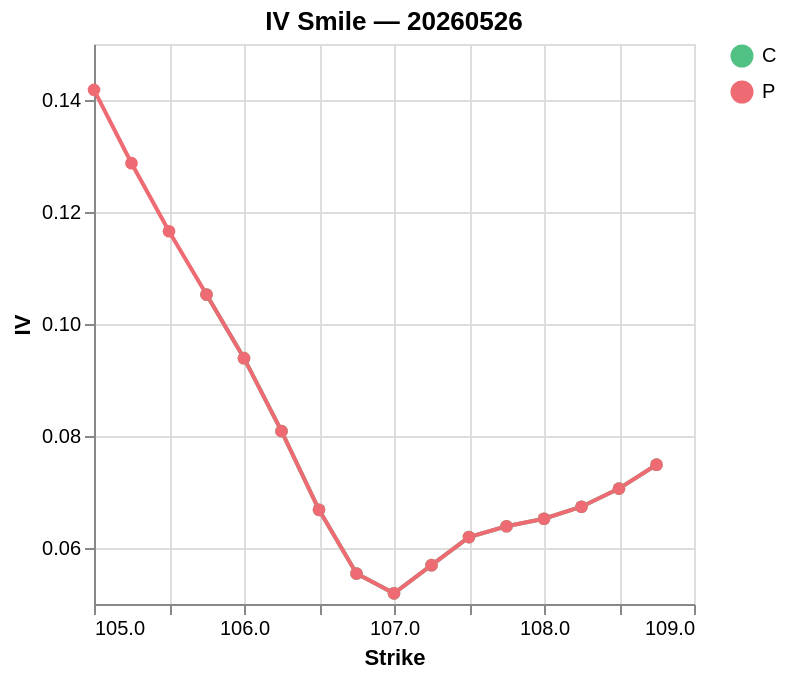
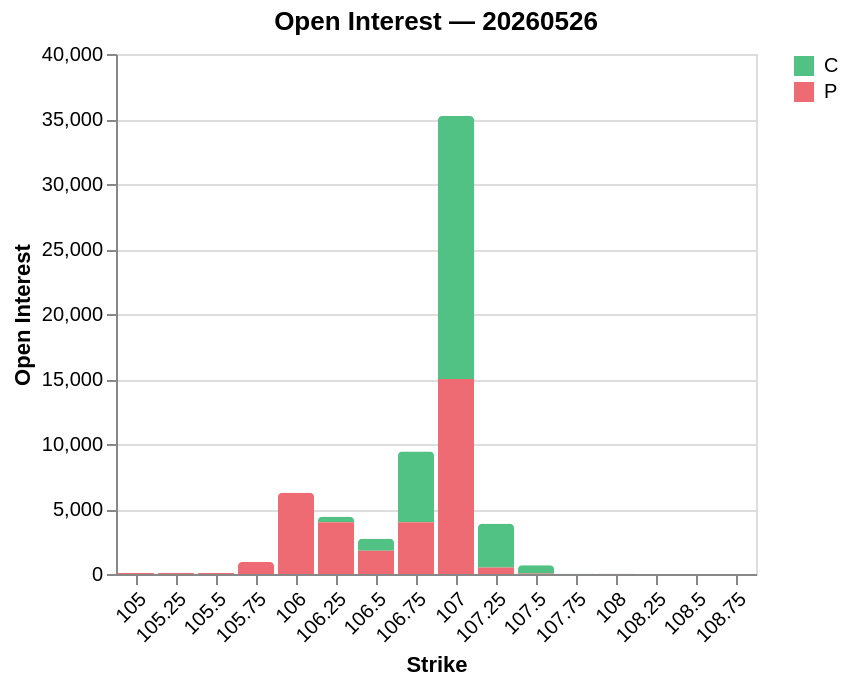

Notebook cell for these charts, in order:
### Code cell
# ── IV Smile + OI 柱状图 ──────────────────────────────────────────────────────
iv_chart = chart_iv_smile(snap, selected_exp)
if iv_chart:
    iv_chart.display()

oi_chart = chart_oi_bars(snap, selected_exp)
if oi_chart:
    oi_chart.display()

### Figure 1 — Vega-Lite specification as saved in the notebook (floating-point values rounded to 4 significant figures)
{"config": {"view": {"continuousWidth": 300, "continuousHeight": 300}}, "data": {"name": "data-d27c11f908af1337b151f8ab3b761524"}, "mark": {"type": "line", "point": {"size": 40}, "strokeWidth": 2}, "encoding": {"color": {"field": "right", "scale": {"domain": ["C", "P"], "range": ["#51c184", "#ef6b73"]}, "title": "", "type": "nominal"}, "tooltip": [{"field": "localSymbol", "type": "nominal"}, {"field": "strike", "type": "quantitative"}, {"field": "right", "type": "nominal"}, {"field": "iv", "type": "quantitative"}, {"field": "delta", "type": "quantitative"}, {"field": "bid", "type": "quantitative"}, {"field": "ask", "type": "quantitative"}], "x": {"field": "strike", "title": "Strike", "type": "quantitative"}, "y": {"field": "iv", "scale": {"zero": false}, "title": "IV", "type": "quantitative"}}, "height": 280, "title": "IV Smile — 20260526", "$schema": "https://vega.github.io/schema/vega-lite/v5.20.1.json", "datasets": {"data-d27c11f908af1337b151f8ab3b761524": [{"快照时间_北京时间": "2026-05-26 14:56:11", "距离到期天数": 0, "快照时间_UTC": "2026-05-26 06:56:11.348822+0000", "到期日": "20260526", "行权价": 105.8, "看涨看跌": "C", "买价": 1.219, "卖价": 1.234, "买卖中间价": 1.227, "最新成交价": null, "昨收价": 0.9141, "买量": 1.0, "卖量": 1.0, "未平仓量": null, "IB期权隐含波动率tick": 0.08454, "模型隐含波动率": 0.1053, "Delta": 0.9986, "Gamma": 0.01145, "Theta": -0.0001551, "Vega": 0.0002919, "模型期权价": 1.227, "模型标的价": 107.0, "expiration": "20260526", "strike": 105.8, "right": "C", "bid": 1.219, "ask": 1.234, "mid": 1.227, "last": null, "openInterest": null, "iv": 0.1053, "delta": 0.9986, "gamma": 0.01145, "theta": -0.0001551, "vega": 0.0002919}, {"快照时间_北京时间": "2026-05-26 14:56:11", "距离到期天数": 0, "快照时间_UTC": "2026-05-26 06:56:11.348822+0000", "到期日": "20260526", "行权价": 106.0, "看涨看跌": "C", "买价": 0.9688, "卖价": 0.9844, "买卖中间价": 0.9766, "最新成交价": null, "昨收价": 0.6719, "买量": 26.0, "卖量": 36.0, "未平仓量": null, "IB期权隐含波动率tick": 0.06652, "模型隐含波动率": 0.0939, "Delta": 0.996, "Gamma": 0.03176, "Theta": -0.0004437, "Vega": 0.0006786, "模型期权价": 0.977, "模型标的价": 107.0, "expiration": "20260526", "strike": 106.0, "right": "C", "bid": 0.9688, "ask": 0.9844, "mid": 0.9766, "last": null, "openInterest": null, "iv": 0.0939, "delta": 0.996, "gamma": 0.03176, "theta": -0.0004437, "vega": 0.0006786}, {"快照时间_北京时间": "2026-05-26 14:56:11", "距离到期天数": 0, "快照时间_UTC": "2026-05-26 06:56:11.348822+0000", "到期日": "20260526", "行权价": 106.2, "看涨看跌": "C", "买价": 0.7188, "卖价": 0.7344, "买卖中间价": 0.7266, "最新成交价": null, "昨收价": 0.4375, "买量": 36.0, "卖量": 36.0, "未平仓量": 417.0, "IB期权隐含波动率tick": 0.05053, "模型隐含波动率": 0.08087, "Delta": 0.9887, "Gamma": 0.09212, "Theta": -0.001236, "Vega": 0.001555, "模型期权价": 0.7278, "模型标的价": 107.0, "expiration": "20260526", "strike": 106.2, "right": "C", "bid": 0.7188, "ask": 0.7344, "mid": 0.7266, "last": null, "openInterest": 417.0, "iv": 0.08087, "delta": 0.9887, "gamma": 0.09212, "theta": -0.001236, "vega": 0.001555}, {"快照时间_北京时间": "2026-05-26 14:56:11", "距离到期天数": 0, "快照时间_UTC": "2026-05-26 06:56:11.348822+0000", "到期日": "20260526", "行权价": 106.5, "看涨看跌": "C", "买价": 0.4688, "卖价": 0.4844, "买卖中间价": 0.4766, "最新成交价": 0.5703, "昨收价": 0.2422, "买量": 61.0, "卖量": 1.0, "未平仓量": 904.0, "IB期权隐含波动率tick": 0.03308, "模型隐含波动率": 0.06681, "Delta": 0.9651, "Gamma": 0.2916, "Theta": -0.003655, "Vega": 0.00394, "模型期权价": 0.4802, "模型标的价": 107.0, "expiration": "20260526", "strike": 106.5, "right": "C", "bid": 0.4688, "ask": 0.4844, "mid": 0.4766, "last": 0.5703, "openInterest": 904.0, "iv": 0.06681, "delta": 0.9651, "gamma": 0.2916, "theta": -0.003655, "vega": 0.00394}, {"快照时间_北京时间": "2026-05-26 14:56:11", "距离到期天数": 0, "快照时间_UTC": "2026-05-26 06:56:11.348822+0000", "到期日": "20260526", "行权价": 106.8, "看涨看跌": "C", "买价": 0.2344, "卖价": 0.25, "买卖中间价": 0.2422, "最新成交价": null, "昨收价": 0.1094, "买量": 26.0, "卖量": 1.0, "未平仓量": 5448.0, "IB期权隐含波动率tick": 0.05348, "模型隐含波动率": 0.05544, "Delta": 0.8494, "Gamma": 1.067, "Theta": -0.01724, "Vega": 0.01025, "模型期权价": 0.2438, "模型标的价": 107.0, "expiration": "20260526", "strike": 106.8, "right": "C", "bid": 0.2344, "ask": 0.25, "mid": 0.2422, "last": null, "openInterest": 5448.0, "iv": 0.05544, "delta": 0.8494, "gamma": 1.067, "theta": -0.01724, "vega": 0.01025}, {"快照时间_北京时间": "2026-05-26 14:56:11", "距离到期天数": 0, "快照时间_UTC": "2026-05-26 06:56:11.348822+0000", "到期日": "20260526", "行权价": 107.0, "看涨看跌": "C", "买价": 0.0625, "卖价": 0.07812, "买卖中间价": 0.07031, "最新成交价": 0.07812, "昨收价": 0.03906, "买量": 33990.0, "卖量": 15360.0, "未平仓量": 20230.0, "IB期权隐含波动率tick": 0.05123, "模型隐含波动率": 0.0519, "Delta": 0.4551, "Gamma": 1.928, "Theta": -0.07124, "Vega": 0.0158, "模型期权价": 0.07124, "模型标的价": 107.0, "expiration": "20260526", "strike": 107.0, "right": "C", "bid": 0.0625, "ask": 0.07812, "mid": 0.07031, "last": 0.07812, "openInterest": 20230.0, "iv": 0.0519, "delta": 0.4551, "gamma": 1.928, "theta": -0.07124, "vega": 0.0158}, {"快照时间_北京时间": "2026-05-26 14:56:11", "距离到期天数": 0, "快照时间_UTC": "2026-05-26 06:56:11.348822+0000", "到期日": "20260526", "行权价": 107.2, "看涨看跌": "C", "买价": 0.007812, "卖价": 0.01562, "买卖中间价": 0.01172, "最新成交价": null, "昨收价": 0.007812, "买量": 23230.0, "卖量": 160300.0, "未平仓量": 3361.0, "IB期权隐含波动率tick": 0.05589, "模型隐含波动率": 0.05693, "Delta": 0.1127, "Gamma": 0.8508, "Theta": -0.01236, "Vega": 0.008603, "模型期权价": 0.01236, "模型标的价": 107.0, "expiration": "20260526", "strike": 107.2, "right": "C", "bid": 0.007812, "ask": 0.01562, "mid": 0.01172, "last": null, "openInterest": 3361.0, "iv": 0.05693, "delta": 0.1127, "gamma": 0.8508, "theta": -0.01236, "vega": 0.008603}, {"快照时间_北京时间": "2026-05-26 14:56:11", "距离到期天数": 0, "快照时间_UTC": "2026-05-26 06:56:11.348822+0000", "到期日": "20260526", "行权价": 107.5, "看涨看跌": "C", "买价": null, "卖价": 0.007812, "买卖中间价": null, "最新成交价": null, "昨收价": 0.007812, "买量": 0.0, "卖量": 2899.0, "未平仓量": 635.0, "IB期权隐含波动率tick": null, "模型隐含波动率": 0.06195, "Delta": 0.01667, "Gamma": 0.1683, "Theta": -0.001484, "Vega": 0.002262, "模型期权价": 0.001484, "模型标的价": 107.0, "expiration": "20260526", "strike": 107.5, "right": "C", "bid": null, "ask": 0.007812, "mid": null, "last": null, "openInterest": 635.0, "iv": 0.06195, "delta": 0.01667, "gamma": 0.1683, "theta": -0.001484, "vega": 0.002262}, {"快照时间_北京时间": "2026-05-26 14:56:11", "距离到期天数": 0, "快照时间_UTC": "2026-05-26 06:56:11.348822+0000", "到期日": "20260526", "行权价": 107.8, "看涨看跌": "C", "买价": null, "卖价": 0.007812, "买卖中间价": null, "最新成交价": null, "昨收价": 0.0, "买量": 0.0, "卖量": 159900.0, "未平仓量": 18.0, "IB期权隐含波动率tick": null, "模型隐含波动率": 0.06388, "Delta": 0.001087, "Gamma": 0.01429, "Theta": -7.758e-05, "Vega": 0.000295, "模型期权价": 7.758e-05, "模型标的价": 107.0, "expiration": "20260526", "strike": 107.8, "right": "C", "bid": null, "ask": 0.007812, "mid": null, "last": null, "openInterest": 18.0, "iv": 0.06388, "delta": 0.001087, "gamma": 0.01429, "theta": -7.758e-05, "vega": 0.000295}, {"快照时间_北京时间": "2026-05-26 14:56:11", "距离到期天数": 0, "快照时间_UTC": "2026-05-26 06:56:11.348822+0000", "到期日": "20260526", "行权价": 108.0, "看涨看跌": "C", "买价": null, "卖价": 0.007812, "买卖中间价": null, "最新成交价": null, "昨收价": 0.0, "买量": 0.0, "卖量": 317200.0, "未平仓量": 0.0, "IB期权隐含波动率tick": null, "模型隐含波动率": 0.06522, "Delta": 3.41e-05, "Gamma": 0.0005479, "Theta": -2.037e-06, "Vega": 1.903e-05, "模型期权价": 2.037e-06, "模型标的价": 107.0, "expiration": "20260526", "strike": 108.0, "right": "C", "bid": null, "ask": 0.007812, "mid": null, "last": null, "openInterest": 0.0, "iv": 0.06522, "delta": 3.41e-05, "gamma": 0.0005479, "theta": -2.037e-06, "vega": 1.903e-05}, {"快照时间_北京时间": "2026-05-26 14:56:11", "距离到期天数": 0, "快照时间_UTC": "2026-05-26 06:56:11.348822+0000", "到期日": "20260526", "行权价": 108.2, "看涨看跌": "C", "买价": null, "卖价": 0.007812, "买卖中间价": null, "最新成交价": null, "昨收价": 0.0, "买量": 0.0, "卖量": 354000.0, "未平仓量": 0.0, "IB期权隐含波动率tick": null, "模型隐含波动率": 0.06737, "Delta": 7.092e-07, "Gamma": 1.305e-05, "Theta": -3.747e-08, "Vega": 9.707e-07, "模型期权价": 3.747e-08, "模型标的价": 107.0, "expiration": "20260526", "strike": 108.2, "right": "C", "bid": null, "ask": 0.007812, "mid": null, "last": null, "openInterest": 0.0, "iv": 0.06737, "delta": 7.092e-07, "gamma": 1.305e-05, "theta": -3.747e-08, "vega": 9.707e-07}, {"快照时间_北京时间": "2026-05-26 14:56:11", "距离到期天数": 0, "快照时间_UTC": "2026-05-26 06:56:11.348822+0000", "到期日": "20260526", "行权价": 108.5, "看涨看跌": "C", "买价": null, "卖价": 0.007812, "买卖中间价": null, "最新成交价": null, "昨收价": 0.0, "买量": 0.0, "卖量": 360600.0, "未平仓量": 0.0, "IB期权隐含波动率tick": null, "模型隐含波动率": 0.0706, "Delta": 1.326e-08, "Gamma": 2.655e-07, "Theta": -6.489e-10, "Vega": 4.572e-08, "模型期权价": 6.489e-10, "模型标的价": 107.0, "expiration": "20260526", "strike": 108.5, "right": "C", "bid": null, "ask": 0.007812, "mid": null, "last": null, "openInterest": 0.0, "iv": 0.0706, "delta": 1.326e-08, "gamma": 2.655e-07, "theta": -6.489e-10, "vega": 4.572e-08}, {"快照时间_北京时间": "2026-05-26 14:56:11", "距离到期天数": 0, "快照时间_UTC": "2026-05-26 06:56:11.348822+0000", "到期日": "20260526", "行权价": 108.8, "看涨看跌": "C", "买价": null, "卖价": 0.007812, "买卖中间价": null, "最新成交价": null, "昨收价": 0.0, "买量": 0.0, "卖量": 360900.0, "未平仓量": 0.0, "IB期权隐含波动率tick": null, "模型隐含波动率": 0.07488, "Delta": 5.098e-10, "Gamma": 1.041e-08, "Theta": -2.457e-11, "Vega": 2.413e-09, "模型期权价": 2.457e-11, "模型标的价": 107.0, "expiration": "20260526", "strike": 108.8, "right": "C", "bid": null, "ask": 0.007812, "mid": null, "last": null, "openInterest": 0.0, "iv": 0.07488, "delta": 5.098e-10, "gamma": 1.041e-08, "theta": -2.457e-11, "vega": 2.413e-09}, {"快照时间_北京时间": "2026-05-26 14:56:11", "距离到期天数": 0, "快照时间_UTC": "2026-05-26 06:56:11.348822+0000", "到期日": "20260526", "行权价": 105.0, "看涨看跌": "P", "买价": null, "卖价": 0.007812, "买卖中间价": null, "最新成交价": null, "昨收价": 0.0, "买量": 0.0, "卖量": 355000.0, "未平仓量": 68.0, "IB期权隐含波动率tick": null, "模型隐含波动率": 0.1418, "Delta": -0.0001699, "Gamma": 0.001146, "Theta": -2.402e-05, "Vega": 4.276e-05, "模型期权价": 2.402e-05, "模型标的价": 107.0, "expiration": "20260526", "strike": 105.0, "right": "P", "bid": null, "ask": 0.007812, "mid": null, "last": null, "openInterest": 68.0, "iv": 0.1418, "delta": -0.0001699, "gamma": 0.001146, "theta": -2.402e-05, "vega": 4.276e-05}, {"快照时间_北京时间": "2026-05-26 14:56:11", "距离到期天数": 0, "快照时间_UTC": "2026-05-26 06:56:11.348822+0000", "到期日": "20260526", "行权价": 105.2, "看涨看跌": "P", "买价": null, "卖价": 0.007812, "买卖中间价": null, "最新成交价": null, "昨收价": 0.0, "买量": 0.0, "卖量": 373200.0, "未平仓量": 69.0, "IB期权隐含波动率tick": null, "模型隐含波动率": 0.1287, "Delta": -0.0002745, "Gamma": 0.001986, "Theta": -3.605e-05, "Vega": 7.072e-05, "模型期权价": 3.605e-05, "模型标的价": 107.0, "expiration": "20260526", "strike": 105.2, "right": "P", "bid": null, "ask": 0.007812, "mid": null, "last": null, "openInterest": 69.0, "iv": 0.1287, "delta": -0.0002745, "gamma": 0.001986, "theta": -3.605e-05, "vega": 7.072e-05}, {"快照时间_北京时间": "2026-05-26 14:56:11", "距离到期天数": 0, "快照时间_UTC": "2026-05-26 06:56:11.348822+0000", "到期日": "20260526", "行权价": 105.5, "看涨看跌": "P", "买价": null, "卖价": 0.007812, "买卖中间价": null, "最新成交价": null, "昨收价": 0.0, "买量": 0.0, "卖量": 376500.0, "未平仓量": 70.0, "IB期权隐含波动率tick": null, "模型隐含波动率": 0.1166, "Delta": -0.000569, "Gamma": 0.004318, "Theta": -7.088e-05, "Vega": 0.0001345, "模型期权价": 7.088e-05, "模型标的价": 107.0, "expiration": "20260526", "strike": 105.5, "right": "P", "bid": null, "ask": 0.007812, "mid": null, "last": null, "openInterest": 70.0, "iv": 0.1166, "delta": -0.000569, "gamma": 0.004318, "theta": -7.088e-05, "vega": 0.0001345}, {"快照时间_北京时间": "2026-05-26 14:56:11", "距离到期天数": 0, "快照时间_UTC": "2026-05-26 06:56:11.348822+0000", "到期日": "20260526", "行权价": 105.8, "看涨看跌": "P", "买价": null, "卖价": 0.007812, "买卖中间价": null, "最新成交价": null, "昨收价": 0.0, "买量": 0.0, "卖量": 375700.0, "未平仓量": 916.0, "IB期权隐含波动率tick": null, "模型隐含波动率": 0.1053, "Delta": -0.001461, "Gamma": 0.01134, "Theta": -0.0001762, "Vega": 0.0002959, "模型期权价": 0.0001762, "模型标的价": 107.0, "expiration": "20260526", "strike": 105.8, "right": "P", "bid": null, "ask": 0.007812, "mid": null, "last": null, "openInterest": 916.0, "iv": 0.1053, "delta": -0.001461, "gamma": 0.01134, "theta": -0.0001762, "vega": 0.0002959}, {"快照时间_北京时间": "2026-05-26 14:56:11", "距离到期天数": 0, "快照时间_UTC": "2026-05-26 06:56:11.348822+0000", "到期日": "20260526", "行权价": 106.0, "看涨看跌": "P", "买价": null, "卖价": 0.007812, "买卖中间价": null, "最新成交价": null, "昨收价": 0.007812, "买量": 0.0, "卖量": 366300.0, "未平仓量": 6259.0, "IB期权隐含波动率tick": null, "模型隐含波动率": 0.0939, "Delta": -0.003985, "Gamma": 0.03165, "Theta": -0.0004642, "Vega": 0.0006813, "模型期权价": 0.0004642, "模型标的价": 107.0, "expiration": "20260526", "strike": 106.0, "right": "P", "bid": null, "ask": 0.007812, "mid": null, "last": null, "openInterest": 6259.0, "iv": 0.0939, "delta": -0.003985, "gamma": 0.03165, "theta": -0.0004642, "vega": 0.0006813}, {"快照时间_北京时间": "2026-05-26 14:56:11", "距离到期天数": 0, "快照时间_UTC": "2026-05-26 06:56:11.348822+0000", "到期日": "20260526", "行权价": 106.2, "看涨看跌": "P", "买价": null, "卖价": 0.007812, "买卖中间价": null, "最新成交价": null, "昨收价": 0.03125, "买量": 0.0, "卖量": 334300.0, "未平仓量": 3990.0, "IB期权隐含波动率tick": null, "模型隐含波动率": 0.08087, "Delta": -0.01127, "Gamma": 0.09202, "Theta": -0.001254, "Vega": 0.001557, "模型期权价": 0.001254, "模型标的价": 107.0, "expiration": "20260526", "strike": 106.2, "right": "P", "bid": null, "ask": 0.007812, "mid": null, "last": null, "openInterest": 3990.0, "iv": 0.08087, "delta": -0.01127, "gamma": 0.09202, "theta": -0.001254, "vega": 0.001557}, {"快照时间_北京时间": "2026-05-26 14:56:11", "距离到期天数": 0, "快照时间_UTC": "2026-05-26 06:56:11.348822+0000", "到期日": "20260526", "行权价": 106.5, "看涨看跌": "P", "买价": null, "卖价": 0.007812, "买卖中间价": null, "最新成交价": null, "昨收价": 0.08594, "买量": 0.0, "卖量": 9931.0, "未平仓量": 1798.0, "IB期权隐含波动率tick": null, "模型隐含波动率": 0.06681, "Delta": -0.03488, "Gamma": 0.2917, "Theta": -0.003674, "Vega": 0.003945, "模型期权价": 0.003674, "模型标的价": 107.0, "expiration": "20260526", "strike": 106.5, "right": "P", "bid": null, "ask": 0.007812, "mid": null, "last": null, "openInterest": 1798.0, "iv": 0.06681, "delta": -0.03488, "gamma": 0.2917, "theta": -0.003674, "vega": 0.003945}, {"快照时间_北京时间": "2026-05-26 14:56:11", "距离到期天数": 0, "快照时间_UTC": "2026-05-26 06:56:11.348822+0000", "到期日": "20260526", "行权价": 106.8, "看涨看跌": "P", "买价": 0.007812, "卖价": 0.02344, "买卖中间价": 0.01562, "最新成交价": 0.01562, "昨收价": 0.1953, "买量": 343000.0, "卖量": 261100.0, "未平仓量": 3979.0, "IB期权隐含波动率tick": 0.05347, "模型隐含波动率": 0.05544, "Delta": -0.1506, "Gamma": 1.066, "Theta": -0.01724, "Vega": 0.01025, "模型期权价": 0.01724, "模型标的价": 107.0, "expiration": "20260526", "strike": 106.8, "right": "P", "bid": 0.007812, "ask": 0.02344, "mid": 0.01562, "last": 0.01562, "openInterest": 3979.0, "iv": 0.05544, "delta": -0.1506, "gamma": 1.066, "theta": -0.01724, "vega": 0.01025}, {"快照时间_北京时间": "2026-05-26 14:56:11", "距离到期天数": 0, "快照时间_UTC": "2026-05-26 06:56:11.348822+0000", "到期日": "20260526", "行权价": 107.0, "看涨看跌": "P", "买价": 0.08594, "卖价": 0.1016, "买卖中间价": 0.09375, "最新成交价": 0.1016, "昨收价": 0.375, "买量": 1586.0, "卖量": 2025.0, "未平仓量": 15000.0, "IB期权隐含波动率tick": 0.05123, "模型隐含波动率": 0.0519, "Delta": -0.5448, "Gamma": 1.928, "Theta": -0.07124, "Vega": 0.0158, "模型期权价": 0.09468, "模型标的价": 107.0, "expiration": "20260526", "strike": 107.0, "right": "P", "bid": 0.08594, "ask": 0.1016, "mid": 0.09375, "last": 0.1016, "openInterest": 15000.0, "iv": 0.0519, "delta": -0.5448, "gamma": 1.928, "theta": -0.07124, "vega": 0.0158}, {"快照时间_北京时间": "2026-05-26 14:56:11", "距离到期天数": 0, "快照时间_UTC": "2026-05-26 06:56:11.348822+0000", "到期日": "20260526", "行权价": 107.2, "看涨看跌": "P", "买价": 0.2734, "卖价": 0.2969, "买卖中间价": 0.2852, "最新成交价": 0.2891, "昨收价": 0.5938, "买量": 127.0, "卖量": 602.0, "未平仓量": 505.0, "IB期权隐含波动率tick": 0.05598, "模型隐含波动率": 0.05693, "Delta": -0.8873, "Gamma": 0.8509, "Theta": -0.01235, "Vega": 0.008603, "模型期权价": 0.2858, "模型标的价": 107.0, "expiration": "20260526", "strike": 107.2, "right": "P", "bid": 0.2734, "ask": 0.2969, "mid": 0.2852, "last": 0.2891, "openInterest": 505.0, "iv": 0.05693, "delta": -0.8873, "gamma": 0.8509, "theta": -0.01235, "vega": 0.008603}, {"快照时间_北京时间": "2026-05-26 14:56:11", "距离到期天数": 0, "快照时间_UTC": "2026-05-26 06:56:11.348822+0000", "到期日": "20260526", "行权价": 107.5, "看涨看跌": "P", "买价": 0.5156, "卖价": 0.5391, "买卖中间价": 0.5273, "最新成交价": null, "昨收价": 0.8359, "买量": 36.0, "卖量": 61.0, "未平仓量": 45.0, "IB期权隐含波动率tick": 0.0361, "模型隐含波动率": 0.06195, "Delta": -0.9833, "Gamma": 0.1684, "Theta": -0.00147, "Vega": 0.002261, "模型期权价": 0.5249, "模型标的价": 107.0, "expiration": "20260526", "strike": 107.5, "right": "P", "bid": 0.5156, "ask": 0.5391, "mid": 0.5273, "last": null, "openInterest": 45.0, "iv": 0.06195, "delta": -0.9833, "gamma": 0.1684, "theta": -0.00147, "vega": 0.002261}, {"快照时间_北京时间": "2026-05-26 14:56:11", "距离到期天数": 0, "快照时间_UTC": "2026-05-26 06:56:11.348822+0000", "到期日": "20260526", "行权价": 107.8, "看涨看跌": "P", "买价": 0.7656, "卖价": 0.7812, "买卖中间价": 0.7734, "最新成交价": null, "昨收价": 1.086, "买量": 36.0, "卖量": 1.0, "未平仓量": 1.0, "IB期权隐含波动率tick": 0.05325, "模型隐含波动率": 0.06388, "Delta": -0.9989, "Gamma": 0.01446, "Theta": -6.529e-05, "Vega": 0.000291, "模型期权价": 0.7735, "模型标的价": 107.0, "expiration": "20260526", "strike": 107.8, "right": "P", "bid": 0.7656, "ask": 0.7812, "mid": 0.7734, "last": null, "openInterest": 1.0, "iv": 0.06388, "delta": -0.9989, "gamma": 0.01446, "theta": -6.529e-05, "vega": 0.000291}, {"快照时间_北京时间": "2026-05-26 14:56:11", "距离到期天数": 0, "快照时间_UTC": "2026-05-26 06:56:11.349823+0000", "到期日": "20260526", "行权价": 108.0, "看涨看跌": "P", "买价": 1.016, "卖价": 1.031, "买卖中间价": 1.023, "最新成交价": null, "昨收价": 1.336, "买量": 36.0, "卖量": 26.0, "未平仓量": 26.0, "IB期权隐含波动率tick": 0.06527, "模型隐含波动率": 0.06522, "Delta": -1.0, "Gamma": 3.807e-12, "Theta": -0.0, "Vega": 1.065e-05, "模型期权价": 1.023, "模型标的价": 107.0, "expiration": "20260526", "strike": 108.0, "right": "P", "bid": 1.016, "ask": 1.031, "mid": 1.023, "last": null, "openInterest": 26.0, "iv": 0.06522, "delta": -1.0, "gamma": 3.807e-12, "theta": -0.0, "vega": 1.065e-05}, {"快照时间_北京时间": "2026-05-26 14:56:11", "距离到期天数": 0, "快照时间_UTC": "2026-05-26 06:56:11.349823+0000", "到期日": "20260526", "行权价": 108.2, "看涨看跌": "P", "买价": 1.266, "卖价": 1.281, "买卖中间价": 1.273, "最新成交价": null, "昨收价": 1.586, "买量": 1.0, "卖量": 1.0, "未平仓量": 3.0, "IB期权隐含波动率tick": 0.06744, "模型隐含波动率": 0.06737, "Delta": -1.0, "Gamma": 9.306e-13, "Theta": -0.0, "Vega": 1.563e-13, "模型期权价": 1.273, "模型标的价": 107.0, "expiration": "20260526", "strike": 108.2, "right": "P", "bid": 1.266, "ask": 1.281, "mid": 1.273, "last": null, "openInterest": 3.0, "iv": 0.06737, "delta": -1.0, "gamma": 9.306e-13, "theta": -0.0, "vega": 1.563e-13}, {"快照时间_北京时间": "2026-05-26 14:56:11", "距离到期天数": 0, "快照时间_UTC": "2026-05-26 06:56:11.349823+0000", "到期日": "20260526", "行权价": 108.5, "看涨看跌": "P", "买价": 1.516, "卖价": 1.531, "买卖中间价": 1.523, "最新成交价": null, "昨收价": 1.836, "买量": 1.0, "卖量": 1.0, "未平仓量": 3.0, "IB期权隐含波动率tick": 0.07064, "模型隐含波动率": 0.0706, "Delta": -1.0, "Gamma": -3.248e-12, "Theta": -3.268e-13, "Vega": -1.99e-13, "模型期权价": 1.523, "模型标的价": 107.0, "expiration": "20260526", "strike": 108.5, "right": "P", "bid": 1.516, "ask": 1.531, "mid": 1.523, "last": null, "openInterest": 3.0, "iv": 0.0706, "delta": -1.0, "gamma": -3.248e-12, "theta": -3.268e-13, "vega": -1.99e-13}, {"快照时间_北京时间": "2026-05-26 14:56:11", "距离到期天数": 0, "快照时间_UTC": "2026-05-26 06:56:11.349823+0000", "到期日": "20260526", "行权价": 108.8, "看涨看跌": "P", "买价": 1.766, "卖价": 1.781, "买卖中间价": 1.773, "最新成交价": null, "昨收价": 2.086, "买量": 1.0, "卖量": 1.0, "未平仓量": 0.0, "IB期权隐含波动率tick": 0.0749, "模型隐含波动率": 0.07488, "Delta": -1.0, "Gamma": -2.386e-12, "Theta": -0.0, "Vega": 2.416e-13, "模型期权价": 1.773, "模型标的价": 107.0, "expiration": "20260526", "strike": 108.8, "right": "P", "bid": 1.766, "ask": 1.781, "mid": 1.773, "last": null, "openInterest": 0.0, "iv": 0.07488, "delta": -1.0, "gamma": -2.386e-12, "theta": -0.0, "vega": 2.416e-13}]}}

### Figure 2 — Vega-Lite specification as saved in the notebook (floating-point values rounded to 4 significant figures)
{"config": {"view": {"continuousWidth": 300, "continuousHeight": 300}}, "data": {"name": "data-20306898f0e911cdc2a39b200780192b"}, "mark": {"type": "bar", "cornerRadiusTopLeft": 2, "cornerRadiusTopRight": 2}, "encoding": {"color": {"field": "right", "scale": {"domain": ["C", "P"], "range": ["#51c184", "#ef6b73"]}, "title": "", "type": "nominal"}, "tooltip": [{"field": "strike", "type": "quantitative"}, {"field": "right", "type": "nominal"}, {"field": "openInterest", "type": "quantitative"}, {"field": "iv", "type": "quantitative"}, {"field": "delta", "type": "quantitative"}], "x": {"axis": {"labelAngle": -45}, "field": "strike", "title": "Strike", "type": "ordinal"}, "y": {"field": "openInterest", "title": "Open Interest", "type": "quantitative"}}, "height": 260, "title": "Open Interest — 20260526", "$schema": "https://vega.github.io/schema/vega-lite/v5.20.1.json", "datasets": {"data-20306898f0e911cdc2a39b200780192b": [{"快照时间_北京时间": "2026-05-26 14:56:11", "距离到期天数": 0, "快照时间_UTC": "2026-05-26 06:56:11.348822+0000", "到期日": "20260526", "行权价": 105.0, "看涨看跌": "C", "买价": 1.969, "卖价": 1.984, "买卖中间价": 1.977, "最新成交价": null, "昨收价": 1.664, "买量": 1.0, "卖量": 1.0, "未平仓量": 9.0, "IB期权隐含波动率tick": null, "模型隐含波动率": null, "Delta": null, "Gamma": null, "Theta": null, "Vega": null, "模型期权价": null, "模型标的价": null, "expiration": "20260526", "strike": 105.0, "right": "C", "bid": 1.969, "ask": 1.984, "mid": 1.977, "last": null, "openInterest": 9.0, "iv": null, "delta": null, "gamma": null, "theta": null, "vega": null}, {"快照时间_北京时间": "2026-05-26 14:56:11", "距离到期天数": 0, "快照时间_UTC": "2026-05-26 06:56:11.348822+0000", "到期日": "20260526", "行权价": 105.2, "看涨看跌": "C", "买价": 1.719, "卖价": 1.734, "买卖中间价": 1.727, "最新成交价": null, "昨收价": 1.414, "买量": 1.0, "卖量": 1.0, "未平仓量": 16.0, "IB期权隐含波动率tick": null, "模型隐含波动率": null, "Delta": null, "Gamma": null, "Theta": null, "Vega": null, "模型期权价": null, "模型标的价": null, "expiration": "20260526", "strike": 105.2, "right": "C", "bid": 1.719, "ask": 1.734, "mid": 1.727, "last": null, "openInterest": 16.0, "iv": null, "delta": null, "gamma": null, "theta": null, "vega": null}, {"快照时间_北京时间": "2026-05-26 14:56:11", "距离到期天数": 0, "快照时间_UTC": "2026-05-26 06:56:11.348822+0000", "到期日": "20260526", "行权价": 106.2, "看涨看跌": "C", "买价": 0.7188, "卖价": 0.7344, "买卖中间价": 0.7266, "最新成交价": null, "昨收价": 0.4375, "买量": 36.0, "卖量": 36.0, "未平仓量": 417.0, "IB期权隐含波动率tick": 0.05053, "模型隐含波动率": 0.08087, "Delta": 0.9887, "Gamma": 0.09212, "Theta": -0.001236, "Vega": 0.001555, "模型期权价": 0.7278, "模型标的价": 107.0, "expiration": "20260526", "strike": 106.2, "right": "C", "bid": 0.7188, "ask": 0.7344, "mid": 0.7266, "last": null, "openInterest": 417.0, "iv": 0.08087, "delta": 0.9887, "gamma": 0.09212, "theta": -0.001236, "vega": 0.001555}, {"快照时间_北京时间": "2026-05-26 14:56:11", "距离到期天数": 0, "快照时间_UTC": "2026-05-26 06:56:11.348822+0000", "到期日": "20260526", "行权价": 106.5, "看涨看跌": "C", "买价": 0.4688, "卖价": 0.4844, "买卖中间价": 0.4766, "最新成交价": 0.5703, "昨收价": 0.2422, "买量": 61.0, "卖量": 1.0, "未平仓量": 904.0, "IB期权隐含波动率tick": 0.03308, "模型隐含波动率": 0.06681, "Delta": 0.9651, "Gamma": 0.2916, "Theta": -0.003655, "Vega": 0.00394, "模型期权价": 0.4802, "模型标的价": 107.0, "expiration": "20260526", "strike": 106.5, "right": "C", "bid": 0.4688, "ask": 0.4844, "mid": 0.4766, "last": 0.5703, "openInterest": 904.0, "iv": 0.06681, "delta": 0.9651, "gamma": 0.2916, "theta": -0.003655, "vega": 0.00394}, {"快照时间_北京时间": "2026-05-26 14:56:11", "距离到期天数": 0, "快照时间_UTC": "2026-05-26 06:56:11.348822+0000", "到期日": "20260526", "行权价": 106.8, "看涨看跌": "C", "买价": 0.2344, "卖价": 0.25, "买卖中间价": 0.2422, "最新成交价": null, "昨收价": 0.1094, "买量": 26.0, "卖量": 1.0, "未平仓量": 5448.0, "IB期权隐含波动率tick": 0.05348, "模型隐含波动率": 0.05544, "Delta": 0.8494, "Gamma": 1.067, "Theta": -0.01724, "Vega": 0.01025, "模型期权价": 0.2438, "模型标的价": 107.0, "expiration": "20260526", "strike": 106.8, "right": "C", "bid": 0.2344, "ask": 0.25, "mid": 0.2422, "last": null, "openInterest": 5448.0, "iv": 0.05544, "delta": 0.8494, "gamma": 1.067, "theta": -0.01724, "vega": 0.01025}, {"快照时间_北京时间": "2026-05-26 14:56:11", "距离到期天数": 0, "快照时间_UTC": "2026-05-26 06:56:11.348822+0000", "到期日": "20260526", "行权价": 107.0, "看涨看跌": "C", "买价": 0.0625, "卖价": 0.07812, "买卖中间价": 0.07031, "最新成交价": 0.07812, "昨收价": 0.03906, "买量": 33990.0, "卖量": 15360.0, "未平仓量": 20230.0, "IB期权隐含波动率tick": 0.05123, "模型隐含波动率": 0.0519, "Delta": 0.4551, "Gamma": 1.928, "Theta": -0.07124, "Vega": 0.0158, "模型期权价": 0.07124, "模型标的价": 107.0, "expiration": "20260526", "strike": 107.0, "right": "C", "bid": 0.0625, "ask": 0.07812, "mid": 0.07031, "last": 0.07812, "openInterest": 20230.0, "iv": 0.0519, "delta": 0.4551, "gamma": 1.928, "theta": -0.07124, "vega": 0.0158}, {"快照时间_北京时间": "2026-05-26 14:56:11", "距离到期天数": 0, "快照时间_UTC": "2026-05-26 06:56:11.348822+0000", "到期日": "20260526", "行权价": 107.2, "看涨看跌": "C", "买价": 0.007812, "卖价": 0.01562, "买卖中间价": 0.01172, "最新成交价": null, "昨收价": 0.007812, "买量": 23230.0, "卖量": 160300.0, "未平仓量": 3361.0, "IB期权隐含波动率tick": 0.05589, "模型隐含波动率": 0.05693, "Delta": 0.1127, "Gamma": 0.8508, "Theta": -0.01236, "Vega": 0.008603, "模型期权价": 0.01236, "模型标的价": 107.0, "expiration": "20260526", "strike": 107.2, "right": "C", "bid": 0.007812, "ask": 0.01562, "mid": 0.01172, "last": null, "openInterest": 3361.0, "iv": 0.05693, "delta": 0.1127, "gamma": 0.8508, "theta": -0.01236, "vega": 0.008603}, {"快照时间_北京时间": "2026-05-26 14:56:11", "距离到期天数": 0, "快照时间_UTC": "2026-05-26 06:56:11.348822+0000", "到期日": "20260526", "行权价": 107.5, "看涨看跌": "C", "买价": null, "卖价": 0.007812, "买卖中间价": null, "最新成交价": null, "昨收价": 0.007812, "买量": 0.0, "卖量": 2899.0, "未平仓量": 635.0, "IB期权隐含波动率tick": null, "模型隐含波动率": 0.06195, "Delta": 0.01667, "Gamma": 0.1683, "Theta": -0.001484, "Vega": 0.002262, "模型期权价": 0.001484, "模型标的价": 107.0, "expiration": "20260526", "strike": 107.5, "right": "C", "bid": null, "ask": 0.007812, "mid": null, "last": null, "openInterest": 635.0, "iv": 0.06195, "delta": 0.01667, "gamma": 0.1683, "theta": -0.001484, "vega": 0.002262}, {"快照时间_北京时间": "2026-05-26 14:56:11", "距离到期天数": 0, "快照时间_UTC": "2026-05-26 06:56:11.348822+0000", "到期日": "20260526", "行权价": 107.8, "看涨看跌": "C", "买价": null, "卖价": 0.007812, "买卖中间价": null, "最新成交价": null, "昨收价": 0.0, "买量": 0.0, "卖量": 159900.0, "未平仓量": 18.0, "IB期权隐含波动率tick": null, "模型隐含波动率": 0.06388, "Delta": 0.001087, "Gamma": 0.01429, "Theta": -7.758e-05, "Vega": 0.000295, "模型期权价": 7.758e-05, "模型标的价": 107.0, "expiration": "20260526", "strike": 107.8, "right": "C", "bid": null, "ask": 0.007812, "mid": null, "last": null, "openInterest": 18.0, "iv": 0.06388, "delta": 0.001087, "gamma": 0.01429, "theta": -7.758e-05, "vega": 0.000295}, {"快照时间_北京时间": "2026-05-26 14:56:11", "距离到期天数": 0, "快照时间_UTC": "2026-05-26 06:56:11.348822+0000", "到期日": "20260526", "行权价": 108.0, "看涨看跌": "C", "买价": null, "卖价": 0.007812, "买卖中间价": null, "最新成交价": null, "昨收价": 0.0, "买量": 0.0, "卖量": 317200.0, "未平仓量": 0.0, "IB期权隐含波动率tick": null, "模型隐含波动率": 0.06522, "Delta": 3.41e-05, "Gamma": 0.0005479, "Theta": -2.037e-06, "Vega": 1.903e-05, "模型期权价": 2.037e-06, "模型标的价": 107.0, "expiration": "20260526", "strike": 108.0, "right": "C", "bid": null, "ask": 0.007812, "mid": null, "last": null, "openInterest": 0.0, "iv": 0.06522, "delta": 3.41e-05, "gamma": 0.0005479, "theta": -2.037e-06, "vega": 1.903e-05}, {"快照时间_北京时间": "2026-05-26 14:56:11", "距离到期天数": 0, "快照时间_UTC": "2026-05-26 06:56:11.348822+0000", "到期日": "20260526", "行权价": 108.2, "看涨看跌": "C", "买价": null, "卖价": 0.007812, "买卖中间价": null, "最新成交价": null, "昨收价": 0.0, "买量": 0.0, "卖量": 354000.0, "未平仓量": 0.0, "IB期权隐含波动率tick": null, "模型隐含波动率": 0.06737, "Delta": 7.092e-07, "Gamma": 1.305e-05, "Theta": -3.747e-08, "Vega": 9.707e-07, "模型期权价": 3.747e-08, "模型标的价": 107.0, "expiration": "20260526", "strike": 108.2, "right": "C", "bid": null, "ask": 0.007812, "mid": null, "last": null, "openInterest": 0.0, "iv": 0.06737, "delta": 7.092e-07, "gamma": 1.305e-05, "theta": -3.747e-08, "vega": 9.707e-07}, {"快照时间_北京时间": "2026-05-26 14:56:11", "距离到期天数": 0, "快照时间_UTC": "2026-05-26 06:56:11.348822+0000", "到期日": "20260526", "行权价": 108.5, "看涨看跌": "C", "买价": null, "卖价": 0.007812, "买卖中间价": null, "最新成交价": null, "昨收价": 0.0, "买量": 0.0, "卖量": 360600.0, "未平仓量": 0.0, "IB期权隐含波动率tick": null, "模型隐含波动率": 0.0706, "Delta": 1.326e-08, "Gamma": 2.655e-07, "Theta": -6.489e-10, "Vega": 4.572e-08, "模型期权价": 6.489e-10, "模型标的价": 107.0, "expiration": "20260526", "strike": 108.5, "right": "C", "bid": null, "ask": 0.007812, "mid": null, "last": null, "openInterest": 0.0, "iv": 0.0706, "delta": 1.326e-08, "gamma": 2.655e-07, "theta": -6.489e-10, "vega": 4.572e-08}, {"快照时间_北京时间": "2026-05-26 14:56:11", "距离到期天数": 0, "快照时间_UTC": "2026-05-26 06:56:11.348822+0000", "到期日": "20260526", "行权价": 108.8, "看涨看跌": "C", "买价": null, "卖价": 0.007812, "买卖中间价": null, "最新成交价": null, "昨收价": 0.0, "买量": 0.0, "卖量": 360900.0, "未平仓量": 0.0, "IB期权隐含波动率tick": null, "模型隐含波动率": 0.07488, "Delta": 5.098e-10, "Gamma": 1.041e-08, "Theta": -2.457e-11, "Vega": 2.413e-09, "模型期权价": 2.457e-11, "模型标的价": 107.0, "expiration": "20260526", "strike": 108.8, "right": "C", "bid": null, "ask": 0.007812, "mid": null, "last": null, "openInterest": 0.0, "iv": 0.07488, "delta": 5.098e-10, "gamma": 1.041e-08, "theta": -2.457e-11, "vega": 2.413e-09}, {"快照时间_北京时间": "2026-05-26 14:56:11", "距离到期天数": 0, "快照时间_UTC": "2026-05-26 06:56:11.348822+0000", "到期日": "20260526", "行权价": 105.0, "看涨看跌": "P", "买价": null, "卖价": 0.007812, "买卖中间价": null, "最新成交价": null, "昨收价": 0.0, "买量": 0.0, "卖量": 355000.0, "未平仓量": 68.0, "IB期权隐含波动率tick": null, "模型隐含波动率": 0.1418, "Delta": -0.0001699, "Gamma": 0.001146, "Theta": -2.402e-05, "Vega": 4.276e-05, "模型期权价": 2.402e-05, "模型标的价": 107.0, "expiration": "20260526", "strike": 105.0, "right": "P", "bid": null, "ask": 0.007812, "mid": null, "last": null, "openInterest": 68.0, "iv": 0.1418, "delta": -0.0001699, "gamma": 0.001146, "theta": -2.402e-05, "vega": 4.276e-05}, {"快照时间_北京时间": "2026-05-26 14:56:11", "距离到期天数": 0, "快照时间_UTC": "2026-05-26 06:56:11.348822+0000", "到期日": "20260526", "行权价": 105.2, "看涨看跌": "P", "买价": null, "卖价": 0.007812, "买卖中间价": null, "最新成交价": null, "昨收价": 0.0, "买量": 0.0, "卖量": 373200.0, "未平仓量": 69.0, "IB期权隐含波动率tick": null, "模型隐含波动率": 0.1287, "Delta": -0.0002745, "Gamma": 0.001986, "Theta": -3.605e-05, "Vega": 7.072e-05, "模型期权价": 3.605e-05, "模型标的价": 107.0, "expiration": "20260526", "strike": 105.2, "right": "P", "bid": null, "ask": 0.007812, "mid": null, "last": null, "openInterest": 69.0, "iv": 0.1287, "delta": -0.0002745, "gamma": 0.001986, "theta": -3.605e-05, "vega": 7.072e-05}, {"快照时间_北京时间": "2026-05-26 14:56:11", "距离到期天数": 0, "快照时间_UTC": "2026-05-26 06:56:11.348822+0000", "到期日": "20260526", "行权价": 105.5, "看涨看跌": "P", "买价": null, "卖价": 0.007812, "买卖中间价": null, "最新成交价": null, "昨收价": 0.0, "买量": 0.0, "卖量": 376500.0, "未平仓量": 70.0, "IB期权隐含波动率tick": null, "模型隐含波动率": 0.1166, "Delta": -0.000569, "Gamma": 0.004318, "Theta": -7.088e-05, "Vega": 0.0001345, "模型期权价": 7.088e-05, "模型标的价": 107.0, "expiration": "20260526", "strike": 105.5, "right": "P", "bid": null, "ask": 0.007812, "mid": null, "last": null, "openInterest": 70.0, "iv": 0.1166, "delta": -0.000569, "gamma": 0.004318, "theta": -7.088e-05, "vega": 0.0001345}, {"快照时间_北京时间": "2026-05-26 14:56:11", "距离到期天数": 0, "快照时间_UTC": "2026-05-26 06:56:11.348822+0000", "到期日": "20260526", "行权价": 105.8, "看涨看跌": "P", "买价": null, "卖价": 0.007812, "买卖中间价": null, "最新成交价": null, "昨收价": 0.0, "买量": 0.0, "卖量": 375700.0, "未平仓量": 916.0, "IB期权隐含波动率tick": null, "模型隐含波动率": 0.1053, "Delta": -0.001461, "Gamma": 0.01134, "Theta": -0.0001762, "Vega": 0.0002959, "模型期权价": 0.0001762, "模型标的价": 107.0, "expiration": "20260526", "strike": 105.8, "right": "P", "bid": null, "ask": 0.007812, "mid": null, "last": null, "openInterest": 916.0, "iv": 0.1053, "delta": -0.001461, "gamma": 0.01134, "theta": -0.0001762, "vega": 0.0002959}, {"快照时间_北京时间": "2026-05-26 14:56:11", "距离到期天数": 0, "快照时间_UTC": "2026-05-26 06:56:11.348822+0000", "到期日": "20260526", "行权价": 106.0, "看涨看跌": "P", "买价": null, "卖价": 0.007812, "买卖中间价": null, "最新成交价": null, "昨收价": 0.007812, "买量": 0.0, "卖量": 366300.0, "未平仓量": 6259.0, "IB期权隐含波动率tick": null, "模型隐含波动率": 0.0939, "Delta": -0.003985, "Gamma": 0.03165, "Theta": -0.0004642, "Vega": 0.0006813, "模型期权价": 0.0004642, "模型标的价": 107.0, "expiration": "20260526", "strike": 106.0, "right": "P", "bid": null, "ask": 0.007812, "mid": null, "last": null, "openInterest": 6259.0, "iv": 0.0939, "delta": -0.003985, "gamma": 0.03165, "theta": -0.0004642, "vega": 0.0006813}, {"快照时间_北京时间": "2026-05-26 14:56:11", "距离到期天数": 0, "快照时间_UTC": "2026-05-26 06:56:11.348822+0000", "到期日": "20260526", "行权价": 106.2, "看涨看跌": "P", "买价": null, "卖价": 0.007812, "买卖中间价": null, "最新成交价": null, "昨收价": 0.03125, "买量": 0.0, "卖量": 334300.0, "未平仓量": 3990.0, "IB期权隐含波动率tick": null, "模型隐含波动率": 0.08087, "Delta": -0.01127, "Gamma": 0.09202, "Theta": -0.001254, "Vega": 0.001557, "模型期权价": 0.001254, "模型标的价": 107.0, "expiration": "20260526", "strike": 106.2, "right": "P", "bid": null, "ask": 0.007812, "mid": null, "last": null, "openInterest": 3990.0, "iv": 0.08087, "delta": -0.01127, "gamma": 0.09202, "theta": -0.001254, "vega": 0.001557}, {"快照时间_北京时间": "2026-05-26 14:56:11", "距离到期天数": 0, "快照时间_UTC": "2026-05-26 06:56:11.348822+0000", "到期日": "20260526", "行权价": 106.5, "看涨看跌": "P", "买价": null, "卖价": 0.007812, "买卖中间价": null, "最新成交价": null, "昨收价": 0.08594, "买量": 0.0, "卖量": 9931.0, "未平仓量": 1798.0, "IB期权隐含波动率tick": null, "模型隐含波动率": 0.06681, "Delta": -0.03488, "Gamma": 0.2917, "Theta": -0.003674, "Vega": 0.003945, "模型期权价": 0.003674, "模型标的价": 107.0, "expiration": "20260526", "strike": 106.5, "right": "P", "bid": null, "ask": 0.007812, "mid": null, "last": null, "openInterest": 1798.0, "iv": 0.06681, "delta": -0.03488, "gamma": 0.2917, "theta": -0.003674, "vega": 0.003945}, {"快照时间_北京时间": "2026-05-26 14:56:11", "距离到期天数": 0, "快照时间_UTC": "2026-05-26 06:56:11.348822+0000", "到期日": "20260526", "行权价": 106.8, "看涨看跌": "P", "买价": 0.007812, "卖价": 0.02344, "买卖中间价": 0.01562, "最新成交价": 0.01562, "昨收价": 0.1953, "买量": 343000.0, "卖量": 261100.0, "未平仓量": 3979.0, "IB期权隐含波动率tick": 0.05347, "模型隐含波动率": 0.05544, "Delta": -0.1506, "Gamma": 1.066, "Theta": -0.01724, "Vega": 0.01025, "模型期权价": 0.01724, "模型标的价": 107.0, "expiration": "20260526", "strike": 106.8, "right": "P", "bid": 0.007812, "ask": 0.02344, "mid": 0.01562, "last": 0.01562, "openInterest": 3979.0, "iv": 0.05544, "delta": -0.1506, "gamma": 1.066, "theta": -0.01724, "vega": 0.01025}, {"快照时间_北京时间": "2026-05-26 14:56:11", "距离到期天数": 0, "快照时间_UTC": "2026-05-26 06:56:11.348822+0000", "到期日": "20260526", "行权价": 107.0, "看涨看跌": "P", "买价": 0.08594, "卖价": 0.1016, "买卖中间价": 0.09375, "最新成交价": 0.1016, "昨收价": 0.375, "买量": 1586.0, "卖量": 2025.0, "未平仓量": 15000.0, "IB期权隐含波动率tick": 0.05123, "模型隐含波动率": 0.0519, "Delta": -0.5448, "Gamma": 1.928, "Theta": -0.07124, "Vega": 0.0158, "模型期权价": 0.09468, "模型标的价": 107.0, "expiration": "20260526", "strike": 107.0, "right": "P", "bid": 0.08594, "ask": 0.1016, "mid": 0.09375, "last": 0.1016, "openInterest": 15000.0, "iv": 0.0519, "delta": -0.5448, "gamma": 1.928, "theta": -0.07124, "vega": 0.0158}, {"快照时间_北京时间": "2026-05-26 14:56:11", "距离到期天数": 0, "快照时间_UTC": "2026-05-26 06:56:11.348822+0000", "到期日": "20260526", "行权价": 107.2, "看涨看跌": "P", "买价": 0.2734, "卖价": 0.2969, "买卖中间价": 0.2852, "最新成交价": 0.2891, "昨收价": 0.5938, "买量": 127.0, "卖量": 602.0, "未平仓量": 505.0, "IB期权隐含波动率tick": 0.05598, "模型隐含波动率": 0.05693, "Delta": -0.8873, "Gamma": 0.8509, "Theta": -0.01235, "Vega": 0.008603, "模型期权价": 0.2858, "模型标的价": 107.0, "expiration": "20260526", "strike": 107.2, "right": "P", "bid": 0.2734, "ask": 0.2969, "mid": 0.2852, "last": 0.2891, "openInterest": 505.0, "iv": 0.05693, "delta": -0.8873, "gamma": 0.8509, "theta": -0.01235, "vega": 0.008603}, {"快照时间_北京时间": "2026-05-26 14:56:11", "距离到期天数": 0, "快照时间_UTC": "2026-05-26 06:56:11.348822+0000", "到期日": "20260526", "行权价": 107.5, "看涨看跌": "P", "买价": 0.5156, "卖价": 0.5391, "买卖中间价": 0.5273, "最新成交价": null, "昨收价": 0.8359, "买量": 36.0, "卖量": 61.0, "未平仓量": 45.0, "IB期权隐含波动率tick": 0.0361, "模型隐含波动率": 0.06195, "Delta": -0.9833, "Gamma": 0.1684, "Theta": -0.00147, "Vega": 0.002261, "模型期权价": 0.5249, "模型标的价": 107.0, "expiration": "20260526", "strike": 107.5, "right": "P", "bid": 0.5156, "ask": 0.5391, "mid": 0.5273, "last": null, "openInterest": 45.0, "iv": 0.06195, "delta": -0.9833, "gamma": 0.1684, "theta": -0.00147, "vega": 0.002261}, {"快照时间_北京时间": "2026-05-26 14:56:11", "距离到期天数": 0, "快照时间_UTC": "2026-05-26 06:56:11.348822+0000", "到期日": "20260526", "行权价": 107.8, "看涨看跌": "P", "买价": 0.7656, "卖价": 0.7812, "买卖中间价": 0.7734, "最新成交价": null, "昨收价": 1.086, "买量": 36.0, "卖量": 1.0, "未平仓量": 1.0, "IB期权隐含波动率tick": 0.05325, "模型隐含波动率": 0.06388, "Delta": -0.9989, "Gamma": 0.01446, "Theta": -6.529e-05, "Vega": 0.000291, "模型期权价": 0.7735, "模型标的价": 107.0, "expiration": "20260526", "strike": 107.8, "right": "P", "bid": 0.7656, "ask": 0.7812, "mid": 0.7734, "last": null, "openInterest": 1.0, "iv": 0.06388, "delta": -0.9989, "gamma": 0.01446, "theta": -6.529e-05, "vega": 0.000291}, {"快照时间_北京时间": "2026-05-26 14:56:11", "距离到期天数": 0, "快照时间_UTC": "2026-05-26 06:56:11.349823+0000", "到期日": "20260526", "行权价": 108.0, "看涨看跌": "P", "买价": 1.016, "卖价": 1.031, "买卖中间价": 1.023, "最新成交价": null, "昨收价": 1.336, "买量": 36.0, "卖量": 26.0, "未平仓量": 26.0, "IB期权隐含波动率tick": 0.06527, "模型隐含波动率": 0.06522, "Delta": -1.0, "Gamma": 3.807e-12, "Theta": -0.0, "Vega": 1.065e-05, "模型期权价": 1.023, "模型标的价": 107.0, "expiration": "20260526", "strike": 108.0, "right": "P", "bid": 1.016, "ask": 1.031, "mid": 1.023, "last": null, "openInterest": 26.0, "iv": 0.06522, "delta": -1.0, "gamma": 3.807e-12, "theta": -0.0, "vega": 1.065e-05}, {"快照时间_北京时间": "2026-05-26 14:56:11", "距离到期天数": 0, "快照时间_UTC": "2026-05-26 06:56:11.349823+0000", "到期日": "20260526", "行权价": 108.2, "看涨看跌": "P", "买价": 1.266, "卖价": 1.281, "买卖中间价": 1.273, "最新成交价": null, "昨收价": 1.586, "买量": 1.0, "卖量": 1.0, "未平仓量": 3.0, "IB期权隐含波动率tick": 0.06744, "模型隐含波动率": 0.06737, "Delta": -1.0, "Gamma": 9.306e-13, "Theta": -0.0, "Vega": 1.563e-13, "模型期权价": 1.273, "模型标的价": 107.0, "expiration": "20260526", "strike": 108.2, "right": "P", "bid": 1.266, "ask": 1.281, "mid": 1.273, "last": null, "openInterest": 3.0, "iv": 0.06737, "delta": -1.0, "gamma": 9.306e-13, "theta": -0.0, "vega": 1.563e-13}, {"快照时间_北京时间": "2026-05-26 14:56:11", "距离到期天数": 0, "快照时间_UTC": "2026-05-26 06:56:11.349823+0000", "到期日": "20260526", "行权价": 108.5, "看涨看跌": "P", "买价": 1.516, "卖价": 1.531, "买卖中间价": 1.523, "最新成交价": null, "昨收价": 1.836, "买量": 1.0, "卖量": 1.0, "未平仓量": 3.0, "IB期权隐含波动率tick": 0.07064, "模型隐含波动率": 0.0706, "Delta": -1.0, "Gamma": -3.248e-12, "Theta": -3.268e-13, "Vega": -1.99e-13, "模型期权价": 1.523, "模型标的价": 107.0, "expiration": "20260526", "strike": 108.5, "right": "P", "bid": 1.516, "ask": 1.531, "mid": 1.523, "last": null, "openInterest": 3.0, "iv": 0.0706, "delta": -1.0, "gamma": -3.248e-12, "theta": -3.268e-13, "vega": -1.99e-13}, {"快照时间_北京时间": "2026-05-26 14:56:11", "距离到期天数": 0, "快照时间_UTC": "2026-05-26 06:56:11.349823+0000", "到期日": "20260526", "行权价": 108.8, "看涨看跌": "P", "买价": 1.766, "卖价": 1.781, "买卖中间价": 1.773, "最新成交价": null, "昨收价": 2.086, "买量": 1.0, "卖量": 1.0, "未平仓量": 0.0, "IB期权隐含波动率tick": 0.0749, "模型隐含波动率": 0.07488, "Delta": -1.0, "Gamma": -2.386e-12, "Theta": -0.0, "Vega": 2.416e-13, "模型期权价": 1.773, "模型标的价": 107.0, "expiration": "20260526", "strike": 108.8, "right": "P", "bid": 1.766, "ask": 1.781, "mid": 1.773, "last": null, "openInterest": 0.0, "iv": 0.07488, "delta": -1.0, "gamma": -2.386e-12, "theta": -0.0, "vega": 2.416e-13}]}}
